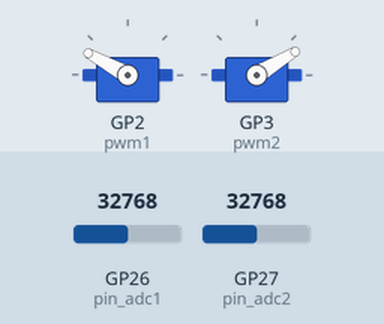
Simulated run of this program. Board: Raspberry Pi Pico running CircuitPython. On the bench: 2 × servo. The inputs (shaded band) are chosen by the test bench; at power-on: GP26 (pin_adc1) = 32768, GP27 (pin_adc2) = 32768 (analog values on the 0–65535 scale). What the program prints to the serial console is not drawn.

Above: at 0.05 s.
At 1.5 s:
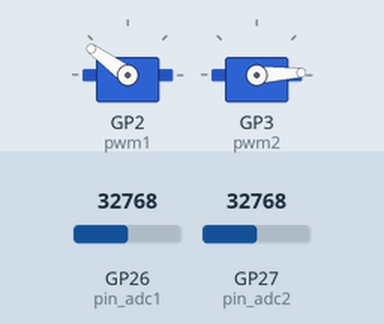
At 3.0 s:
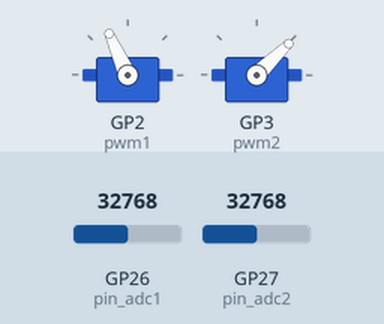
Timing chart, 0 to 5.2 s (numbered marks = the images above):
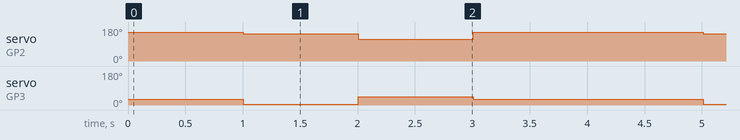

The program:

marcha-predefinida-patas-delanteras.py
```python
import time #Libreria para manera los tiempos de espera
import pwmio #Crear PMWs
from adafruit_motor import servo #Mover servomotores
import math #Operaciones matemáticas(tangente inversa)
import board #Importar la placa de desarrollo(ESP32) con el comando print(dir(board)) se ven los pines
import analogio #Lectura de valores analogos

# Configurar el pin 26,27 como entrada analógica
pin_adc1 = analogio.AnalogIn(board.GP26)
pin_adc2 = analogio.AnalogIn(board.GP27)

# create a PWMOut object on Pin GP2,GP3.
pwm1 = pwmio.PWMOut(board.GP2, duty_cycle=2 ** 15, frequency=50)
pwm2 = pwmio.PWMOut(board.GP3, duty_cycle=2 ** 15, frequency=50)

# Create a servo object, my_servo.
my_servo1 = servo.Servo(pwm1, min_pulse=500, max_pulse=2500)
my_servo2 = servo.Servo(pwm2, min_pulse=500, max_pulse=2500)

#Definir los vectores x e y
x = [0, 4, 8, 0]
y = [14, 8, 14, 14]
#x = [4, -12, 1, -9, 14, 12, 16, 8, -4, -4, 18, -3, 5, -5, -10, 12, -7, 1, 2, 11]
#y = [19, 16, 16, 17, 1, 6, 1, 14, 15, 18, 10, 21, 19, 21, 14, 5, 12, 13, 18, 11]

# Definir las longitudes de las dos articulaciones del robot
l1 = 11
l2 = 13

#Declaracion de patas para definir marcha

while True:

    # Calcular theta1 y theta2 para cada valor de x e y
    for i in range(len(x)):
        print("Punto:" + str(x[i]) + "," + str(y[i]))
        #Calcular el valor de theta 2
        theta2 = math.acos((x[i]**2 + y[i]**2 - l1**2 - l2**2) / (2*l1*l2))

        # Calcular el valor de theta 1
        theta1 = math.atan2(y[i], x[i]) + math.atan2(l2*math.sin(theta2), l1+l2*math.cos(theta2))

        #Angulos corregidos
        theta1c = math.degrees(theta1)
        theta2c = 140 - math.degrees(theta2)

        #Enviar a angulo corregido
        my_servo1.angle = theta1c
        my_servo2.angle = theta2c

        time.sleep(1)

        # Leer el valor del voltaje en el pin (en milivoltios)
        voltaje1 = pin_adc1.value * 3.3 / 65535.0
        voltaje2 = pin_adc2.value * 3.3 / 65535.0

        #Linezalización del voltaje para conocer los grados, según ecuación hallada
        grados1 = (((voltaje1-0.437999999)/0.0144166667))
        grados2 = 140 - (((voltaje2-0.437999999)/0.0144166667))

        # Imprimir los valores de theta1 y theta2
        #print("Voltajes: ", voltaje1, voltaje2, "Valores Teóricos Corregidos: ", theta1c, theta2c, "Valores Experimentales: ", grados1, grados2)
        print("Grados M1:",  "Voltajes: ", voltaje1, voltaje2, "Valores Teóricos Corregidos: ", theta1c, theta2c, "Valores Experimentales: ", grados1-5, grados2-5)

        #print(str(voltaje1) + "," + str(voltaje2) + "," + str(theta1c) + "," + str(theta2c) + "," + str(grados1) + "," + str(grados2))

            
```

Measured:
- by itself, servo on GP2 (pwm1): repeats every 4.0 s: 114° 1.0 s, 151° 2.0 s, 144° 1.0 s
- by itself, servo on GP3 (pwm2): repeats every 4.0 s: 44° 1.0 s, 31° 2.0 s, 3° 1.0 s
